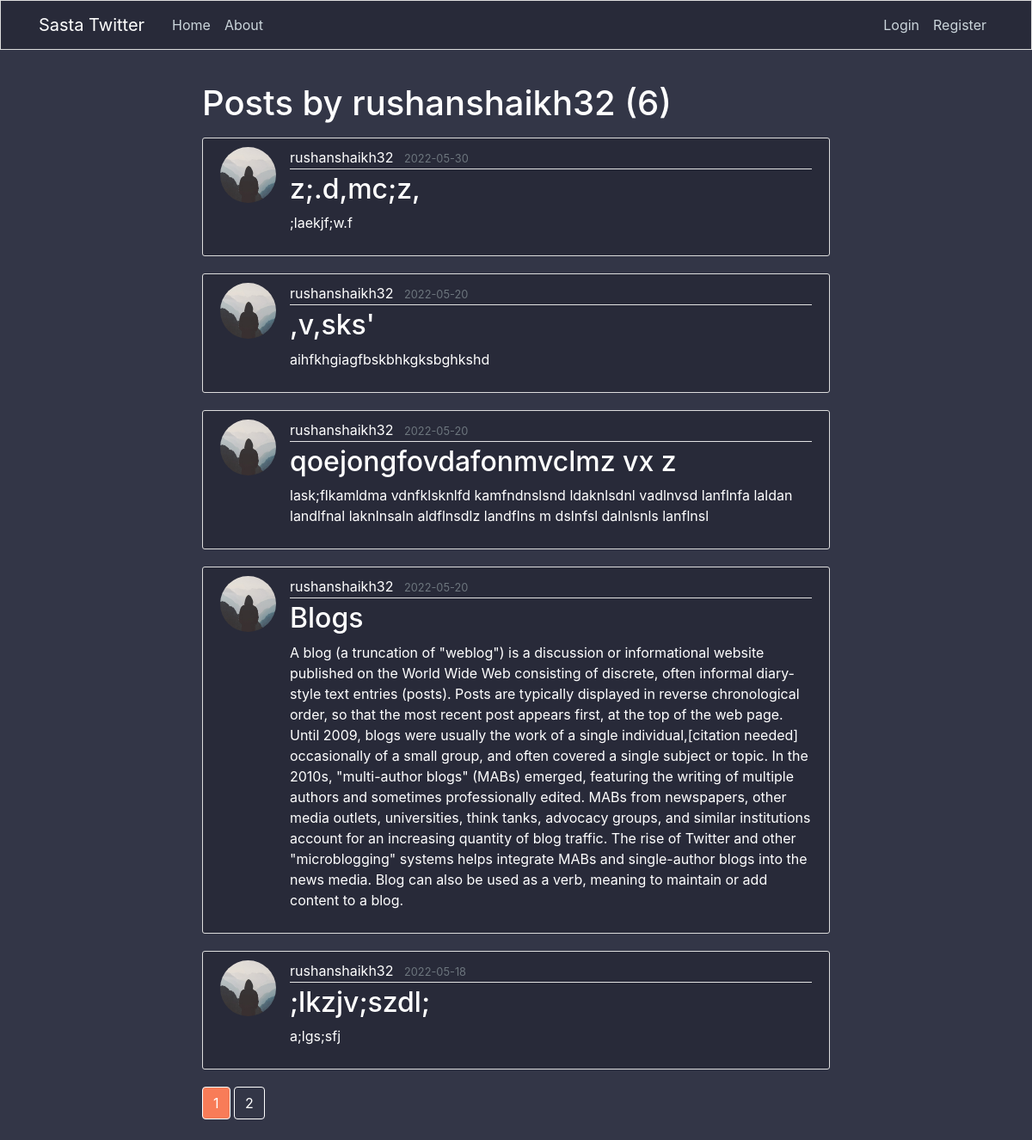
The app's page /user/rushanshaikh32 with its own data.
### flaskblog/models.py (models this page shows, shortened)
class User(db.Model,UserMixin):
	id = db.Column(db.Integer, primary_key=True)
	username = db.Column(db.String(50), unique=True, nullable=False)
	email = db.Column(db.String(50), unique=True, nullable=False)
	image_file = db.Column(db.String(50), nullable=False, default='default.jpeg')
	password = db.Column(db.String(60), nullable=False)
	posts = db.relationship('Post',backref='author',lazy=True)

class Post(db.Model):
	id = db.Column(db.Integer, primary_key=True)
	title = db.Column(db.String(100), nullable=False)
	date = db.Column(db.DateTime, nullable=False,default=datetime.utcnow)
	content = db.Column(db.Text, nullable=False)
	user_id = db.Column(db.Integer, db.ForeignKey('user.id'),nullable=False)

### flaskblog/users/routes.py (the view)
@users.route("/user/<string:username>")
def user_posts(username):
	page=request.args.get('page',1,type=int)
	user = User.query.filter_by(username=username).first_or_404()
	posts = Post.query.filter_by(author=user).order_by(Post.date.desc()).paginate(page=page,per_page=5)
	return render_template('user_posts.html',posts=posts, user=user)

### flaskblog/templates/user_posts.html
{% extends "layout.html" %}
{% block content %}
    <h1 class="mb-3">Posts by {{ user.username }} ({{ posts.total }})</h1>
    {% for post in posts.items %}
        <article class="media content-section">
          <img class="rounded-circle article-img" src="{{ url_for('static', filename='profile_pics/' + post.author.image_file) }}">
          <div class="media-body">
            <div class="article-metadata">
              <a class="mr-2" href="{{ url_for('users.user_posts', username=post.author.username) }}">{{ post.author.username }}</a>
              <small class="text-muted">{{ post.date.strftime('%Y-%m-%d') }}</small>
            </div>
            <h2><a class="article-title" href="{{ url_for('posts.post', post_id=post.id) }}">{{ post.title }}</a></h2>
            <p class="article-content">{{ post.content }}</p>
          </div>
        </article>
    {% endfor %}
    {% for page_num in posts.iter_pages(left_edge=1, right_edge=1, left_current=1, right_current=2) %}
      {% if page_num %}
        {% if posts.page == page_num %}
          <a class="btn btn-info mb-4" href="{{ url_for('users.user_posts', username=user.username, page=page_num) }}">{{ page_num }}</a>
        {% else %}
          <a class="btn btn-outline-info mb-4" href="{{ url_for('users.user_posts', username=user.username, page=page_num) }}">{{ page_num }}</a>
        {% endif %}
      {% else %}
        ...
      {% endif %}
    {% endfor %}
{% endblock content %}

### flaskblog/static/main.css (style rules this page uses)
body { background: #333647; color: #ffffff; margin-top: 6rem; }
h1, h2, h3, h4, h5, h6 { color: #ffffff; }
.content-section { background: #282A39; padding: 10px 20px; border: 1px solid #dddddd; border-radius: 3px; margin-bottom: 20px; }
.article-title { color: #ffffff; }
.article-content { white-space: pre-line; }
.article-img { height: 65px; width: 65px; margin-right: 16px; }
.article-metadata { padding-bottom: 1px; margin-bottom: 4px; border-bottom: 1px solid #e3e3e3 }
a { color: white; }
.btn-info { background-color: #F87C58; border-color: #fff; }
.btn-outline-info { color: #fff; background-color: #333647; border-color: #FFFFFF; }

### records on screen
User: username "rushanshaikh32"
Post: image_file (placeholder picture), author.username "rushanshaikh32", date "2022-05-30", title "z;.d,mc;z,", content ";laekjf;w.f"
Post: image_file (placeholder picture), author.username "rushanshaikh32", date "2022-05-20", title ",v,sks'", content "aihfkhgiagfbskbhkgksbghkshd"
Post: image_file (placeholder picture), author.username "rushanshaikh32", date "2022-05-20", title "qoejongfovdafonmvclmz vx z", content "lask;flkamldma vdnfklsknlfd kamfndnslsnd ldaknlsdnl vadlnvsd lanflnfa laldan landlfnal laknlnsaln aldflnsdlz landflns m dslnfsl dalnlsnls lanflnsl"
Post: image_file (placeholder picture), author.username "rushanshaikh32", date "2022-05-20", title "Blogs", content "A blog (a truncation of \"weblog\") is a discussion or informational website published on the World Wide Web consisting of discrete, often informal diary-style text entries (posts). Posts are typically displayed in reverse chronological order, so that the most recent post appears first, at the top of the web page. Until 2009, blogs were usually the work of a single individual,[citation needed] occasionally of a small group, and often covered a single subject or topic. In the 2010s, \"multi-author blogs\" (MABs) emerged, featuring the writing of multiple authors and sometimes professionally edited. MABs from newspapers, other media outlets, universities, think tanks, advocacy groups, and similar…"
Post: image_file (placeholder picture), author.username "rushanshaikh32", date "2022-05-18", title ";lkzjv;szdl;", content "a;lgs;sfj"

### other values on screen
{{ posts.total }} "6"
{{ page_num }} "1"
{{ page_num }} "2"
